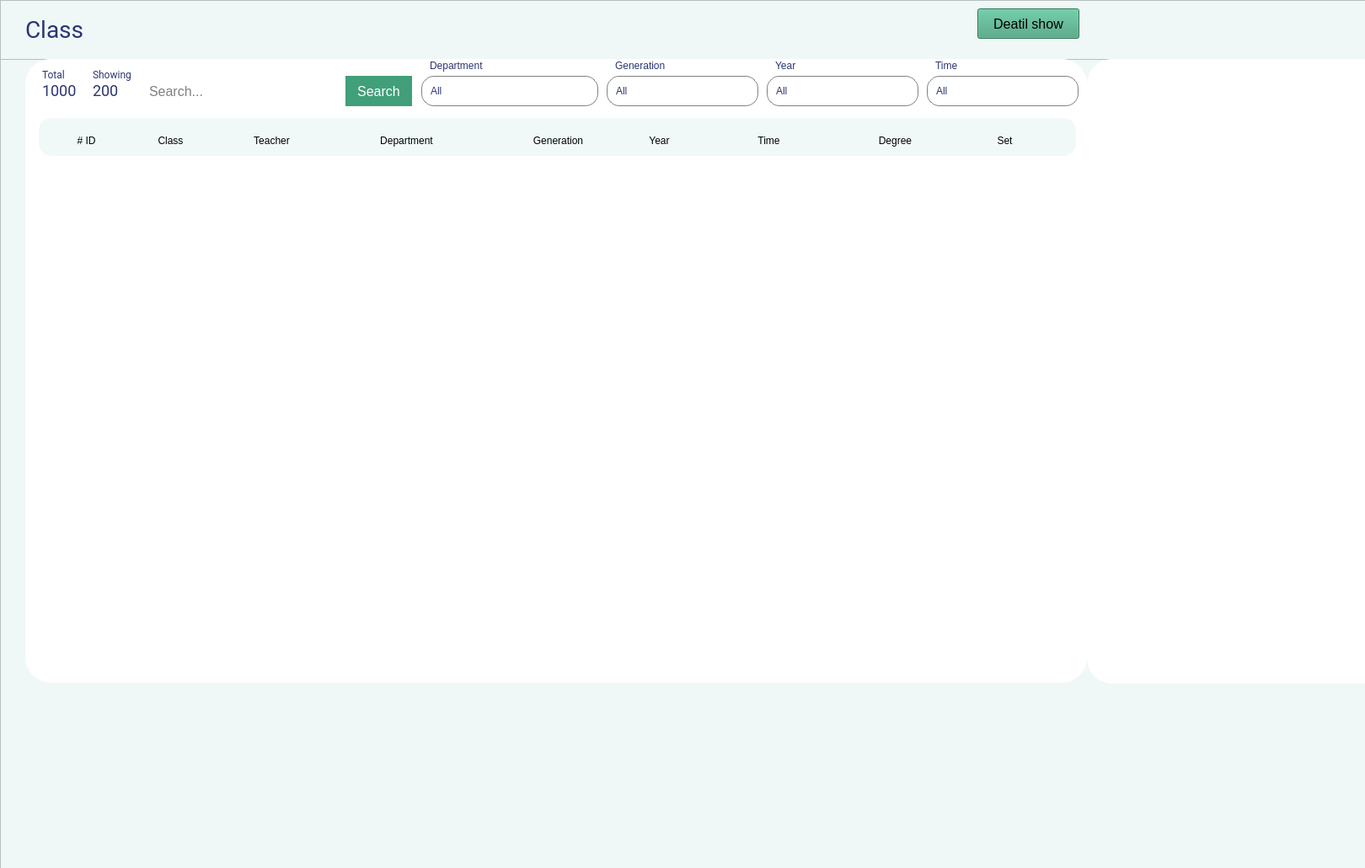
<?xml version="1.0" encoding="UTF-8"?>
<ui version="4.0">
 <class>class_panel</class>
 <widget class="QWidget" name="class_panel">
  <property name="geometry">
   <rect>
    <x>0</x>
    <y>0</y>
    <width>1620</width>
    <height>1030</height>
   </rect>
  </property>
  <property name="windowTitle">
   <string>Form</string>
  </property>
  <property name="styleSheet">
   <string notr="true">background-color: rgb(255, 255, 255);
</string>
  </property>
  <widget class="QFrame" name="frame_main">
   <property name="geometry">
    <rect>
     <x>0</x>
     <y>0</y>
     <width>1707</width>
     <height>1062</height>
    </rect>
   </property>
   <property name="styleSheet">
    <string notr="true">background-color: rgb(239, 248, 247);</string>
   </property>
   <property name="frameShape">
    <enum>QFrame::StyledPanel</enum>
   </property>
   <property name="frameShadow">
    <enum>QFrame::Raised</enum>
   </property>
   <widget class="QFrame" name="frame_top">
    <property name="geometry">
     <rect>
      <x>0</x>
      <y>0</y>
      <width>1681</width>
      <height>71</height>
     </rect>
    </property>
    <property name="frameShape">
     <enum>QFrame::StyledPanel</enum>
    </property>
    <property name="frameShadow">
     <enum>QFrame::Raised</enum>
    </property>
    <widget class="QLabel" name="main_titile">
     <property name="geometry">
      <rect>
       <x>30</x>
       <y>20</y>
       <width>181</width>
       <height>31</height>
      </rect>
     </property>
     <property name="font">
      <font>
       <family>Roboto</family>
       <pointsize>-1</pointsize>
       <weight>50</weight>
       <italic>false</italic>
       <bold>false</bold>
      </font>
     </property>
     <property name="styleSheet">
      <string notr="true">color: rgb(43, 53, 114);
font-size: 28px;</string>
     </property>
     <property name="text">
      <string>Class</string>
     </property>
    </widget>
    <widget class="QPushButton" name="pushButton_11">
     <property name="geometry">
      <rect>
       <x>1160</x>
       <y>10</y>
       <width>121</width>
       <height>36</height>
      </rect>
     </property>
     <property name="styleSheet">
      <string notr="true">background-color: rgb(65, 159, 122);
font-size: 16px;</string>
     </property>
     <property name="text">
      <string>Deatil show</string>
     </property>
    </widget>
   </widget>
   <widget class="QFrame" name="frame_main_panel">
    <property name="geometry">
     <rect>
      <x>30</x>
      <y>70</y>
      <width>1260</width>
      <height>740</height>
     </rect>
    </property>
    <property name="maximumSize">
     <size>
      <width>1651</width>
      <height>971</height>
     </size>
    </property>
    <property name="styleSheet">
     <string notr="true">background-color: rgb(255, 255, 255);
border-radius:30px;</string>
    </property>
    <property name="frameShape">
     <enum>QFrame::StyledPanel</enum>
    </property>
    <property name="frameShadow">
     <enum>QFrame::Raised</enum>
    </property>
    <widget class="QLabel" name="main_titile_2">
     <property name="geometry">
      <rect>
       <x>20</x>
       <y>10</y>
       <width>31</width>
       <height>16</height>
      </rect>
     </property>
     <property name="font">
      <font>
       <family>Roboto</family>
       <pointsize>-1</pointsize>
       <weight>50</weight>
       <italic>false</italic>
       <bold>false</bold>
      </font>
     </property>
     <property name="styleSheet">
      <string notr="true">color: rgb(43, 53, 114);
font-size: 12px;</string>
     </property>
     <property name="text">
      <string>Total</string>
     </property>
    </widget>
    <widget class="QLabel" name="main_titile_3">
     <property name="geometry">
      <rect>
       <x>20</x>
       <y>30</y>
       <width>41</width>
       <height>16</height>
      </rect>
     </property>
     <property name="font">
      <font>
       <family>Roboto</family>
       <pointsize>-1</pointsize>
       <weight>50</weight>
       <italic>false</italic>
       <bold>false</bold>
      </font>
     </property>
     <property name="styleSheet">
      <string notr="true">color: rgb(43, 53, 114);
font-size: 18px;</string>
     </property>
     <property name="text">
      <string>1000</string>
     </property>
    </widget>
    <widget class="QLabel" name="main_titile_4">
     <property name="geometry">
      <rect>
       <x>80</x>
       <y>30</y>
       <width>31</width>
       <height>16</height>
      </rect>
     </property>
     <property name="font">
      <font>
       <family>Roboto</family>
       <pointsize>-1</pointsize>
       <weight>50</weight>
       <italic>false</italic>
       <bold>false</bold>
      </font>
     </property>
     <property name="styleSheet">
      <string notr="true">color: rgb(43, 53, 114);
font-size: 18px;</string>
     </property>
     <property name="text">
      <string>200</string>
     </property>
    </widget>
    <widget class="QLabel" name="main_titile_5">
     <property name="geometry">
      <rect>
       <x>80</x>
       <y>10</y>
       <width>51</width>
       <height>16</height>
      </rect>
     </property>
     <property name="font">
      <font>
       <family>Roboto</family>
       <pointsize>-1</pointsize>
       <weight>50</weight>
       <italic>false</italic>
       <bold>false</bold>
      </font>
     </property>
     <property name="styleSheet">
      <string notr="true">color: rgb(43, 53, 114);
font-size: 12px;</string>
     </property>
     <property name="text">
      <string>Showing</string>
     </property>
    </widget>
    <widget class="QComboBox" name="comboBox">
     <property name="geometry">
      <rect>
       <x>470</x>
       <y>20</y>
       <width>210</width>
       <height>36</height>
      </rect>
     </property>
     <property name="styleSheet">
      <string notr="true">QComboBox {
    border: 1px solid gray;
    border-radius: 15px;
    padding: 1px 18px 1px 10px;
    min-width: 6em;
font: 12pt &quot;Roboto&quot;;
color: rgb(43, 53, 114);
}

QComboBox:editable {
    background: white;
}

QComboBox:!editable, QComboBox::drop-down:editable {
     background-color:#fff;
	font: 12pt &quot;Roboto&quot;;
	color: rgb(43, 53, 114);
}

/* QComboBox gets the &quot;on&quot; state when the popup is open */
QComboBox:!editable:on, QComboBox::drop-down:editable:on {
       background-color:#fff;
}

QComboBox:on { /* shift the text when the popup opens */
	font: 12pt &quot;Roboto&quot;;
	color: rgb(43, 53, 114);
}

QComboBox::drop-down {
    subcontrol-origin: padding;
    subcontrol-position: top right;
    width: 15px;
	font: 12pt &quot;Roboto&quot;;
	color: rgb(43, 53, 114);
    border-left-width: 1px;
    border-left-color: darkgray;
	
    border-top-right-radius: 3px; /* same radius as the QComboBox */
    border-bottom-right-radius: 3px;
}

QComboBox::down-arrow {
    padding-right:13px;
	image: url(:/logo/image/caret-down-fill.png);
}

QComboBox::down-arrow:on { /* shift the arrow when popup is open */
    top: 1px;
    left: 1px;
}</string>
     </property>
     <item>
      <property name="text">
       <string>All</string>
      </property>
     </item>
     <item>
      <property name="text">
       <string>IT Engineering</string>
      </property>
     </item>
     <item>
      <property name="text">
       <string>TE Engineering</string>
      </property>
     </item>
     <item>
      <property name="text">
       <string>Biology Engineering</string>
      </property>
     </item>
    </widget>
    <widget class="QComboBox" name="comboBox_2">
     <property name="geometry">
      <rect>
       <x>690</x>
       <y>20</y>
       <width>180</width>
       <height>36</height>
      </rect>
     </property>
     <property name="styleSheet">
      <string notr="true">QComboBox {
    border: 1px solid gray;
    border-radius: 15px;
    padding: 1px 18px 1px 10px;
    min-width: 6em;
font: 12pt &quot;Roboto&quot;;
color: rgb(43, 53, 114);
}

QComboBox:editable {
    background: white;
}

QComboBox:!editable, QComboBox::drop-down:editable {
     background-color:#fff;
	font: 12pt &quot;Roboto&quot;;
	color: rgb(43, 53, 114);
}

/* QComboBox gets the &quot;on&quot; state when the popup is open */
QComboBox:!editable:on, QComboBox::drop-down:editable:on {
       background-color:#fff;
}

QComboBox:on { /* shift the text when the popup opens */
	font: 12pt &quot;Roboto&quot;;
	color: rgb(43, 53, 114);
}

QComboBox::drop-down {
    subcontrol-origin: padding;
    subcontrol-position: top right;
    width: 15px;
	font: 12pt &quot;Roboto&quot;;
	color: rgb(43, 53, 114);
    border-left-width: 1px;
    border-left-color: darkgray;
	
    border-top-right-radius: 3px; /* same radius as the QComboBox */
    border-bottom-right-radius: 3px;
}

QComboBox::down-arrow {
    padding-right:13px;
	image: url(:/logo/image/caret-down-fill.png);
}

QComboBox::down-arrow:on { /* shift the arrow when popup is open */
    top: 1px;
    left: 1px;
}</string>
     </property>
     <item>
      <property name="text">
       <string>All</string>
      </property>
     </item>
     <item>
      <property name="text">
       <string>1</string>
      </property>
     </item>
     <item>
      <property name="text">
       <string>2</string>
      </property>
     </item>
     <item>
      <property name="text">
       <string>3</string>
      </property>
     </item>
     <item>
      <property name="text">
       <string>4</string>
      </property>
     </item>
     <item>
      <property name="text">
       <string>5</string>
      </property>
     </item>
     <item>
      <property name="text">
       <string>6</string>
      </property>
     </item>
     <item>
      <property name="text">
       <string>7</string>
      </property>
     </item>
    </widget>
    <widget class="QComboBox" name="comboBox_3">
     <property name="geometry">
      <rect>
       <x>880</x>
       <y>20</y>
       <width>180</width>
       <height>36</height>
      </rect>
     </property>
     <property name="styleSheet">
      <string notr="true">QComboBox {
    border: 1px solid gray;
    border-radius: 15px;
    padding: 1px 18px 1px 10px;
    min-width: 6em;
font: 12pt &quot;Roboto&quot;;
color: rgb(43, 53, 114);
}

QComboBox:editable {
    background: white;
}

QComboBox:!editable, QComboBox::drop-down:editable {
     background-color:#fff;
	font: 12pt &quot;Roboto&quot;;
	color: rgb(43, 53, 114);
}

/* QComboBox gets the &quot;on&quot; state when the popup is open */
QComboBox:!editable:on, QComboBox::drop-down:editable:on {
       background-color:#fff;
}

QComboBox:on { /* shift the text when the popup opens */
	font: 12pt &quot;Roboto&quot;;
	color: rgb(43, 53, 114);
}

QComboBox::drop-down {
    subcontrol-origin: padding;
    subcontrol-position: top right;
    width: 15px;
	font: 12pt &quot;Roboto&quot;;
	color: rgb(43, 53, 114);
    border-left-width: 1px;
    border-left-color: darkgray;
	
    border-top-right-radius: 3px; /* same radius as the QComboBox */
    border-bottom-right-radius: 3px;
}

QComboBox::down-arrow {
    padding-right:13px;
	image: url(:/logo/image/caret-down-fill.png);
}

QComboBox::down-arrow:on { /* shift the arrow when popup is open */
    top: 1px;
    left: 1px;
}</string>
     </property>
     <item>
      <property name="text">
       <string>All</string>
      </property>
     </item>
     <item>
      <property name="text">
       <string>1</string>
      </property>
     </item>
     <item>
      <property name="text">
       <string>2</string>
      </property>
     </item>
     <item>
      <property name="text">
       <string>3</string>
      </property>
     </item>
     <item>
      <property name="text">
       <string>4</string>
      </property>
     </item>
    </widget>
    <widget class="QLineEdit" name="lineEdit">
     <property name="geometry">
      <rect>
       <x>130</x>
       <y>20</y>
       <width>250</width>
       <height>36</height>
      </rect>
     </property>
     <property name="styleSheet">
      <string notr="true">QLineEdit {
	font-size: 16px;
	padding-left: 15px;
	padding-right: 15px;
}
</string>
     </property>
     <property name="placeholderText">
      <string>Search...</string>
     </property>
    </widget>
    <widget class="QPushButton" name="pushButton">
     <property name="geometry">
      <rect>
       <x>380</x>
       <y>20</y>
       <width>79</width>
       <height>36</height>
      </rect>
     </property>
     <property name="styleSheet">
      <string notr="true">background-color: rgb(65, 159, 122);
color: rgb(255, 255, 255);
font-size: 16px;</string>
     </property>
     <property name="text">
      <string>Search</string>
     </property>
    </widget>
    <widget class="QLabel" name="label">
     <property name="geometry">
      <rect>
       <x>480</x>
       <y>0</y>
       <width>71</width>
       <height>16</height>
      </rect>
     </property>
     <property name="styleSheet">
      <string notr="true">color: rgb(43, 53, 114);
font-size: 12px;</string>
     </property>
     <property name="text">
      <string>Department</string>
     </property>
    </widget>
    <widget class="QLabel" name="label_2">
     <property name="geometry">
      <rect>
       <x>700</x>
       <y>0</y>
       <width>71</width>
       <height>16</height>
      </rect>
     </property>
     <property name="styleSheet">
      <string notr="true">color: rgb(43, 53, 114);
font-size: 12px;</string>
     </property>
     <property name="text">
      <string>Generation</string>
     </property>
    </widget>
    <widget class="QLabel" name="label_3">
     <property name="geometry">
      <rect>
       <x>1080</x>
       <y>0</y>
       <width>71</width>
       <height>16</height>
      </rect>
     </property>
     <property name="styleSheet">
      <string notr="true">color: rgb(43, 53, 114);
font-size: 12px;</string>
     </property>
     <property name="text">
      <string>Time</string>
     </property>
    </widget>
    <widget class="QLabel" name="label_4">
     <property name="geometry">
      <rect>
       <x>890</x>
       <y>0</y>
       <width>71</width>
       <height>16</height>
      </rect>
     </property>
     <property name="styleSheet">
      <string notr="true">color: rgb(43, 53, 114);
font-size: 12px;</string>
     </property>
     <property name="text">
      <string>Year</string>
     </property>
    </widget>
    <widget class="QComboBox" name="comboBox_4">
     <property name="geometry">
      <rect>
       <x>1070</x>
       <y>20</y>
       <width>180</width>
       <height>36</height>
      </rect>
     </property>
     <property name="styleSheet">
      <string notr="true">QComboBox {
    border: 1px solid gray;
    border-radius: 15px;
    padding: 1px 18px 1px 10px;
    min-width: 6em;
font: 12pt &quot;Roboto&quot;;
color: rgb(43, 53, 114);
}

QComboBox:editable {
    background: white;
}

QComboBox:!editable, QComboBox::drop-down:editable {
     background-color:#fff;
	font: 12pt &quot;Roboto&quot;;
	color: rgb(43, 53, 114);
}

/* QComboBox gets the &quot;on&quot; state when the popup is open */
QComboBox:!editable:on, QComboBox::drop-down:editable:on {
       background-color:#fff;
}

QComboBox:on { /* shift the text when the popup opens */
	font: 12pt &quot;Roboto&quot;;
	color: rgb(43, 53, 114);
}

QComboBox::drop-down {
    subcontrol-origin: padding;
    subcontrol-position: top right;
    width: 15px;
	font: 12pt &quot;Roboto&quot;;
	color: rgb(43, 53, 114);
    border-left-width: 1px;
    border-left-color: darkgray;
	
    border-top-right-radius: 3px; /* same radius as the QComboBox */
    border-bottom-right-radius: 3px;
}

QComboBox::down-arrow {
    padding-right:13px;
	image: url(:/logo/image/caret-down-fill.png);
}

QComboBox::down-arrow:on { /* shift the arrow when popup is open */
    top: 1px;
    left: 1px;
}</string>
     </property>
     <item>
      <property name="text">
       <string>All</string>
      </property>
     </item>
     <item>
      <property name="text">
       <string>Morning</string>
      </property>
     </item>
     <item>
      <property name="text">
       <string>Afternoon</string>
      </property>
     </item>
     <item>
      <property name="text">
       <string>Evening</string>
      </property>
     </item>
    </widget>
    <widget class="QFrame" name="frame_sort">
     <property name="geometry">
      <rect>
       <x>16</x>
       <y>70</y>
       <width>1231</width>
       <height>45</height>
      </rect>
     </property>
     <property name="styleSheet">
      <string notr="true">background-color: rgb(240, 249, 248);
border-radius: 15px;</string>
     </property>
     <property name="frameShape">
      <enum>QFrame::StyledPanel</enum>
     </property>
     <property name="frameShadow">
      <enum>QFrame::Raised</enum>
     </property>
     <widget class="QPushButton" name="pushButton_2">
      <property name="geometry">
       <rect>
        <x>10</x>
        <y>10</y>
        <width>93</width>
        <height>33</height>
       </rect>
      </property>
      <property name="text">
       <string># ID</string>
      </property>
     </widget>
     <widget class="QPushButton" name="pushButton_3">
      <property name="geometry">
       <rect>
        <x>110</x>
        <y>10</y>
        <width>93</width>
        <height>33</height>
       </rect>
      </property>
      <property name="text">
       <string>Class</string>
      </property>
     </widget>
     <widget class="QPushButton" name="pushButton_4">
      <property name="geometry">
       <rect>
        <x>230</x>
        <y>10</y>
        <width>93</width>
        <height>33</height>
       </rect>
      </property>
      <property name="text">
       <string>Teacher</string>
      </property>
     </widget>
     <widget class="QPushButton" name="pushButton_5">
      <property name="geometry">
       <rect>
        <x>390</x>
        <y>10</y>
        <width>93</width>
        <height>33</height>
       </rect>
      </property>
      <property name="text">
       <string>Department</string>
      </property>
     </widget>
     <widget class="QPushButton" name="pushButton_6">
      <property name="geometry">
       <rect>
        <x>570</x>
        <y>10</y>
        <width>93</width>
        <height>33</height>
       </rect>
      </property>
      <property name="text">
       <string>Generation</string>
      </property>
     </widget>
     <widget class="QPushButton" name="pushButton_7">
      <property name="geometry">
       <rect>
        <x>690</x>
        <y>10</y>
        <width>93</width>
        <height>33</height>
       </rect>
      </property>
      <property name="text">
       <string>Year</string>
      </property>
     </widget>
     <widget class="QPushButton" name="pushButton_8">
      <property name="geometry">
       <rect>
        <x>820</x>
        <y>10</y>
        <width>93</width>
        <height>33</height>
       </rect>
      </property>
      <property name="text">
       <string>Time</string>
      </property>
     </widget>
     <widget class="QPushButton" name="pushButton_9">
      <property name="geometry">
       <rect>
        <x>970</x>
        <y>10</y>
        <width>93</width>
        <height>33</height>
       </rect>
      </property>
      <property name="text">
       <string>Degree</string>
      </property>
     </widget>
     <widget class="QPushButton" name="pushButton_10">
      <property name="geometry">
       <rect>
        <x>1100</x>
        <y>10</y>
        <width>93</width>
        <height>33</height>
       </rect>
      </property>
      <property name="text">
       <string>Set</string>
      </property>
     </widget>
    </widget>
   </widget>
   <widget class="QFrame" name="frame">
    <property name="geometry">
     <rect>
      <x>1290</x>
      <y>70</y>
      <width>461</width>
      <height>741</height>
     </rect>
    </property>
    <property name="styleSheet">
     <string notr="true">background-color: rgb(255, 255, 255);
border-radius:30px;</string>
    </property>
    <property name="frameShape">
     <enum>QFrame::StyledPanel</enum>
    </property>
    <property name="frameShadow">
     <enum>QFrame::Raised</enum>
    </property>
   </widget>
  </widget>
 </widget>
 <resources/>
 <connections/>
</ui>
